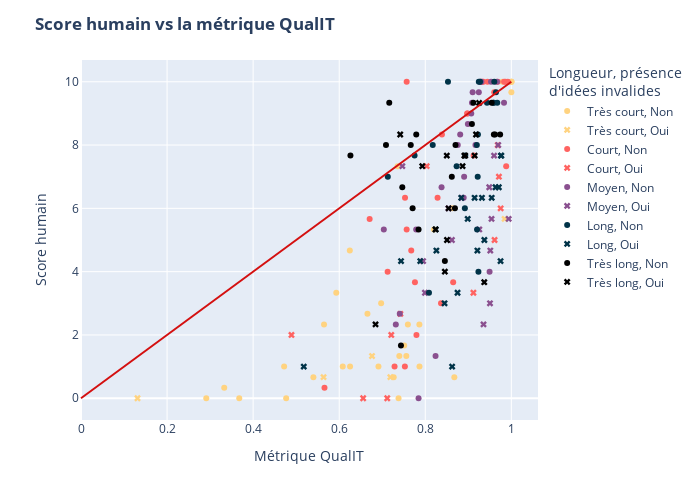
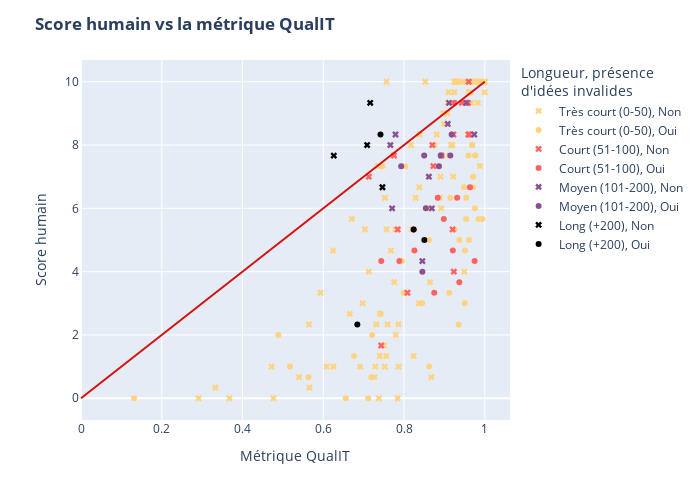

These figures' notebook cell, in order:
### Code cell
# Version avec les bins équilibrées
fig1 = px.scatter(
    df, x="C", y="score_humain", color="contrib_tokens_bins", 
    color_discrete_sequence=["#ffd380", "#ff6361", "#8a508f", "#003348", "#000000"],
    category_orders={
        "contrib_tokens_bins": ["Très court", "Court", "Moyen", "Long", "Très long"]
    }, 
    symbol="pres_idees_inv", symbol_map={"Oui":"x", "Non":"circle"},
)
fig1.add_shape(       # Ajout de la ligne x = y pour référence
    type="line", x0=0, x1=1, y0=0, y1=10, xref="x", yref="y",
    line=dict(color="#d41010")
)
fig1.update_layout(
    title={"text": "<b>Score humain vs la métrique QualIT</b>"},
    xaxis_title="Métrique QualIT", yaxis_title="Score humain", 
    legend_title="Longueur, présence <br>d'idées invalides",
    width=700, height=500
)
fig1.update_traces(
    hovertemplate =
        "Métrique QualIT = %{x}<br>" \
        "Score humain = %{y}<extra></extra>"
)
# Version avec les bins fixes
fig2 = px.scatter(
    df, x="C", y="score_humain", color="contrib_tokens_bins_fixe", 
    color_discrete_sequence=["#ffd380", "#ff6361", "#8a508f", "#000000"],
    category_orders={
        "contrib_tokens_bins_fixe": ["Très court (0-50)", "Court (51-100)", "Moyen (101-200)", "Long (+200)"]
    },
    symbol="pres_idees_inv", symbol_map={"Oui":"circle", "Non":"x"},
)
fig2.add_shape(       # Ajout de la ligne x = y pour référence
    type="line", x0=0, x1=1, y0=0, y1=10, xref="x", yref="y",
    line=dict(color="#d41010")
)
fig2.update_layout(
    title={"text": "<b>Score humain vs la métrique QualIT</b>"},
    xaxis_title="Métrique QualIT", yaxis_title="Score humain", 
    legend_title="Longueur, présence <br>d'idées invalides",
    width=700, height=500
)
fig2.update_traces(
    hovertemplate =
        "Métrique QualIT = %{x}<br>" \
        "Score humain = %{y}<extra></extra>"
)

# Affichage des figures
fig1.show()
fig2.show()

### Figure 1 — Plotly figure (JSON) as saved in the notebook; plotly's stock layout.template omitted (floating-point values rounded to 4 significant figures)
{"data": [{"hovertemplate": "Métrique QualIT = %{x}<br>Score humain = %{y}<extra></extra>", "legendgroup": "Très court, Non", "marker": {"color": "#ffd380", "symbol": "circle"}, "mode": "markers", "name": "Très court, Non", "orientation": "v", "showlegend": true, "type": "scatter", "x": [0.9794, 1.0, 1, 1, 0.7355, 1.0, 0.5647, 0.751, 0.472, 0.756, 0.6252, 0.7266, 0.3328, 0.6912, 0.2911, 0.7397, 0.82, 0.6974, 0.7865, 0.8626, 0.3677, 0.6082, 0.7379, 0.7595, 0.7863, 0.8675, 0.6656, 0.6246, 0.5932, 0.54, 0.4768], "xaxis": "x", "y": [10, 10, 10, 10, 7.333, 9.667, 2.333, 1.667, 1, 1.333, 1, 0.6667, 0.3333, 1, 0, 1.333, 5.333, 3, 1, 6, 0, 1, 0, 2.333, 2.333, 0.6667, 2.667, 4.667, 3.333, 0.6667, 0], "yaxis": "y"}, {"hovertemplate": "Métrique QualIT = %{x}<br>Score humain = %{y}<extra></extra>", "legendgroup": "Très court, Oui", "marker": {"color": "#ffd380", "symbol": "x"}, "mode": "markers", "name": "Très court, Oui", "orientation": "v", "showlegend": true, "type": "scatter", "x": [0.9844, 0.1313, 0.6763, 0.7189, 0.5636], "xaxis": "x", "y": [5.667, 0, 1.333, 0.6667, 0.6667], "yaxis": "y"}, {"hovertemplate": "Métrique QualIT = %{x}<br>Score humain = %{y}<extra></extra>", "legendgroup": "Court, Non", "marker": {"color": "#ff6361", "symbol": "circle"}, "mode": "markers", "name": "Court, Non", "orientation": "v", "showlegend": true, "type": "scatter", "x": [0.9862, 0.9445, 0.9602, 0.9323, 0.988, 0.8972, 0.8286, 0.7529, 0.8387, 0.983, 0.9918, 0.8982, 0.9684, 0.7567, 0.7567, 0.8648, 0.9124, 0.935, 0.5658, 0.6707, 0.8366, 0.7795, 0.7526, 0.7286, 0.7674, 0.7125, 0.776], "xaxis": "x", "y": [10, 10, 9.667, 10, 7.333, 9, 6.333, 6.333, 8.333, 10, 10, 9, 10, 10, 5.333, 3.667, 7.667, 10, 0.3333, 5.667, 3, 2, 1, 1, 4.667, 4, 3.667], "yaxis": "y"}, {"hovertemplate": "Métrique QualIT = %{x}<br>Score humain = %{y}<extra></extra>", "legendgroup": "Court, Oui", "marker": {"color": "#ff6361", "symbol": "x"}, "mode": "markers", "name": "Court, Oui", "orientation": "v", "showlegend": true, "type": "scatter", "x": [0.9684, 0.9711, 0.9752, 0.8033, 0.961, 0.9118, 0.4891, 0.7116, 0.721, 0.6556, 0.7421], "xaxis": "x", "y": [8, 7, 6, 7.333, 5, 3.333, 2, 0, 2, 0, 2.667], "yaxis": "y"}, {"hovertemplate": "Métrique QualIT = %{x}<br>Score humain = %{y}<extra></extra>", "legendgroup": "Moyen, Non", "marker": {"color": "#8a508f", "symbol": "circle"}, "mode": "markers", "name": "Moyen, Non", "orientation": "v", "showlegend": true, "type": "scatter", "x": [0.9494, 0.9666, 0.9528, 0.983, 0.9278, 0.8892, 0.899, 0.9166, 0.9085, 0.9069, 0.8755, 0.9303, 0.9101, 0.9244, 0.8811, 0.8378, 0.7316, 0.7789, 0.7037, 0.7844, 0.8239, 0.8903, 0.7408], "xaxis": "x", "y": [4, 10, 10, 9.333, 10, 6.333, 8.667, 8, 9.333, 9, 8, 10, 9.667, 9.667, 8.333, 6.667, 2.333, 5.333, 5.333, 0, 1.333, 7, 2.667], "yaxis": "y"}, {"hovertemplate": "Métrique QualIT = %{x}<br>Score humain = %{y}<extra></extra>", "legendgroup": "Moyen, Oui", "marker": {"color": "#8a508f", "symbol": "x"}, "mode": "markers", "name": "Moyen, Oui", "orientation": "v", "showlegend": true, "type": "scatter", "x": [0.7466, 0.9598, 0.9539, 0.854, 0.9255, 0.9511, 0.9504, 0.9695, 0.9938, 0.9487, 0.7993, 0.8618, 0.8847, 0.7949, 0.9353], "xaxis": "x", "y": [7.333, 7.667, 5.667, 6, 5.333, 4.667, 3, 8, 5.667, 6.667, 3.333, 5, 6.333, 4.333, 2.333], "yaxis": "y"}, {"hovertemplate": "Métrique QualIT = %{x}<br>Score humain = %{y}<extra></extra>", "legendgroup": "Long, Non", "marker": {"color": "#003348", "symbol": "circle"}, "mode": "markers", "name": "Long, Non", "orientation": "v", "showlegend": true, "type": "scatter", "x": [0.9203, 0.8929, 0.9244, 0.9223, 0.9198, 0.9584, 0.9643, 0.9604, 0.9434, 0.9218, 0.9273, 0.9589, 0.9235, 0.9673, 0.8527, 0.8173, 0.892, 0.8728, 0.7751, 0.8086, 0.7129], "xaxis": "x", "y": [5.333, 7.667, 10, 8.333, 8, 9.333, 9.667, 10, 9.333, 7, 10, 9.333, 4, 9.333, 10, 8, 6, 7.333, 7.667, 3.333, 7], "yaxis": "y"}, {"hovertemplate": "Métrique QualIT = %{x}<br>Score humain = %{y}<extra></extra>", "legendgroup": "Long, Oui", "marker": {"color": "#003348", "symbol": "x"}, "mode": "markers", "name": "Long, Oui", "orientation": "v", "showlegend": true, "type": "scatter", "x": [0.8624, 0.9211, 0.9633, 0.9759, 0.9766, 0.9373, 0.9749, 0.875, 0.8986, 0.8837, 0.9708, 0.9543, 0.7884, 0.9317, 0.8258, 0.7437, 0.5177, 0.8448, 0.8242, 0.9146], "xaxis": "x", "y": [1, 4.667, 6.667, 7.667, 7.667, 5, 4.333, 3.333, 5.667, 6.333, 6.667, 6.333, 4.333, 6.333, 4.667, 4.333, 1, 3, 5.333, 6.333], "yaxis": "y"}, {"hovertemplate": "Métrique QualIT = %{x}<br>Score humain = %{y}<extra></extra>", "legendgroup": "Très long, Non", "marker": {"color": "#000000", "symbol": "circle"}, "mode": "markers", "name": "Très long, Non", "orientation": "v", "showlegend": true, "type": "scatter", "x": [0.9542, 0.9084, 0.779, 0.7163, 0.8689, 0.9739, 0.7087, 0.8702, 0.9594, 0.8455, 0.9116, 0.9622, 0.6261, 0.7706, 0.7466, 0.7662, 0.8616, 0.7435, 0.7844], "xaxis": "x", "y": [9.333, 8.667, 8.333, 9.333, 6, 8.333, 8, 8, 8.333, 4.333, 9.333, 8.333, 7.667, 6, 6.667, 8, 7, 1.667, 5.333], "yaxis": "y"}, {"hovertemplate": "Métrique QualIT = %{x}<br>Score humain = %{y}<extra></extra>", "legendgroup": "Très long, Oui", "marker": {"color": "#000000", "symbol": "x"}, "mode": "markers", "name": "Très long, Oui", "orientation": "v", "showlegend": true, "type": "scatter", "x": [0.9251, 0.8908, 0.793, 0.8505, 0.8239, 0.937, 0.7418, 0.9147, 0.8928, 0.8542, 0.918, 0.8866, 0.8455, 0.85, 0.6844], "xaxis": "x", "y": [9.333, 7.667, 7.333, 5, 5.333, 3.667, 8.333, 7.667, 7.667, 6, 8.333, 7.333, 4, 7.667, 2.333], "yaxis": "y"}], "layout": {"height": 500, "legend": {"title": {"text": "Longueur, présence <br>d'idées invalides"}, "tracegroupgap": 0}, "margin": {"t": 60}, "shapes": [{"line": {"color": "#d41010"}, "type": "line", "x0": 0, "x1": 1, "xref": "x", "y0": 0, "y1": 10, "yref": "y"}], "title": {"text": "<b>Score humain vs la métrique QualIT</b>"}, "width": 700, "xaxis": {"anchor": "y", "domain": [0, 1], "title": {"text": "Métrique QualIT"}}, "yaxis": {"anchor": "x", "domain": [0, 1], "title": {"text": "Score humain"}}}}

### Figure 2 — Plotly figure (JSON) as saved in the notebook; plotly's stock layout.template omitted (floating-point values rounded to 4 significant figures)
{"data": [{"hovertemplate": "Métrique QualIT = %{x}<br>Score humain = %{y}<extra></extra>", "legendgroup": "Très court (0-50), Non", "marker": {"color": "#ffd380", "symbol": "x"}, "mode": "markers", "name": "Très court (0-50), Non", "orientation": "v", "showlegend": true, "type": "scatter", "x": [0.9862, 0.9794, 0.9445, 0.9244, 1.0, 0.9494, 0.9666, 0.9602, 0.9528, 0.9198, 0.9323, 0.983, 0.9278, 0.988, 0.9643, 0.8972, 0.8286, 0.7529, 0.8892, 0.899, 0.8387, 0.9166, 0.9085, 1, 0.983, 0.9918, 0.8982, 0.9069, 0.9218, 0.8755, 1, 0.9684, 0.9303, 0.9273, 0.7567, 0.7567, 0.7355, 0.8648, 1.0, 0.9589, 0.9124, 0.935, 0.9101, 0.9244, 0.8811, 0.9673, 0.8527, 0.5647, 0.751, 0.8378, 0.472, 0.756, 0.6252, 0.7266, 0.3328, 0.6912, 0.5658, 0.6707, 0.2911, 0.8366, 0.7316, 0.8173, 0.7397, 0.7795, 0.7789, 0.82, 0.6974, 0.892, 0.7865, 0.7526, 0.8626, 0.7037, 0.7286, 0.3677, 0.7844, 0.6082, 0.8239, 0.7379, 0.7674, 0.8903, 0.7595, 0.7863, 0.8675, 0.6656, 0.6246, 0.5932, 0.54, 0.7125, 0.4768, 0.7408, 0.776], "xaxis": "x", "y": [10, 10, 10, 10, 10, 4, 10, 9.667, 10, 8, 10, 9.333, 10, 7.333, 9.667, 9, 6.333, 6.333, 6.333, 8.667, 8.333, 8, 9.333, 10, 10, 10, 9, 9, 7, 8, 10, 10, 10, 10, 10, 5.333, 7.333, 3.667, 9.667, 9.333, 7.667, 10, 9.667, 9.667, 8.333, 9.333, 10, 2.333, 1.667, 6.667, 1, 1.333, 1, 0.6667, 0.3333, 1, 0.3333, 5.667, 0, 3, 2.333, 8, 1.333, 2, 5.333, 5.333, 3, 6, 1, 1, 6, 5.333, 1, 0, 0, 1, 1.333, 0, 4.667, 7, 2.333, 2.333, 0.6667, 2.667, 4.667, 3.333, 0.6667, 4, 0, 2.667, 3.667], "yaxis": "y"}, {"hovertemplate": "Métrique QualIT = %{x}<br>Score humain = %{y}<extra></extra>", "legendgroup": "Très court (0-50), Oui", "marker": {"color": "#ffd380", "symbol": "circle"}, "mode": "markers", "name": "Très court (0-50), Oui", "orientation": "v", "showlegend": true, "type": "scatter", "x": [0.9844, 0.8624, 0.7466, 0.9598, 0.9539, 0.9684, 0.854, 0.9255, 0.9711, 0.9511, 0.9504, 0.9752, 0.9759, 0.9766, 0.9373, 0.8033, 0.961, 0.9695, 0.9938, 0.9487, 0.7993, 0.8618, 0.8847, 0.9708, 0.9543, 0.9118, 0.7949, 0.4891, 0.9353, 0.1313, 0.6763, 0.7189, 0.5636, 0.5177, 0.7116, 0.721, 0.6556, 0.7421, 0.8448, 0.9146], "xaxis": "x", "y": [5.667, 1, 7.333, 7.667, 5.667, 8, 6, 5.333, 7, 4.667, 3, 6, 7.667, 7.667, 5, 7.333, 5, 8, 5.667, 6.667, 3.333, 5, 6.333, 6.667, 6.333, 3.333, 4.333, 2, 2.333, 0, 1.333, 0.6667, 0.6667, 1, 0, 2, 0, 2.667, 3, 6.333], "yaxis": "y"}, {"hovertemplate": "Métrique QualIT = %{x}<br>Score humain = %{y}<extra></extra>", "legendgroup": "Court (51-100), Non", "marker": {"color": "#ff6361", "symbol": "x"}, "mode": "markers", "name": "Court (51-100), Non", "orientation": "v", "showlegend": true, "type": "scatter", "x": [0.9203, 0.8929, 0.9223, 0.9584, 0.9604, 0.9434, 0.8702, 0.9594, 0.9622, 0.9235, 0.8728, 0.7435, 0.7844, 0.7751, 0.8086, 0.7129], "xaxis": "x", "y": [5.333, 7.667, 8.333, 9.333, 10, 9.333, 8, 8.333, 8.333, 4, 7.333, 1.667, 5.333, 7.667, 3.333, 7], "yaxis": "y"}, {"hovertemplate": "Métrique QualIT = %{x}<br>Score humain = %{y}<extra></extra>", "legendgroup": "Court (51-100), Oui", "marker": {"color": "#ff6361", "symbol": "circle"}, "mode": "markers", "name": "Court (51-100), Oui", "orientation": "v", "showlegend": true, "type": "scatter", "x": [0.9251, 0.9211, 0.9633, 0.937, 0.9749, 0.8928, 0.875, 0.8986, 0.8837, 0.7884, 0.9317, 0.8258, 0.7437, 0.8242], "xaxis": "x", "y": [9.333, 4.667, 6.667, 3.667, 4.333, 7.667, 3.333, 5.667, 6.333, 4.333, 6.333, 4.667, 4.333, 5.333], "yaxis": "y"}, {"hovertemplate": "Métrique QualIT = %{x}<br>Score humain = %{y}<extra></extra>", "legendgroup": "Moyen (101-200), Non", "marker": {"color": "#8a508f", "symbol": "x"}, "mode": "markers", "name": "Moyen (101-200), Non", "orientation": "v", "showlegend": true, "type": "scatter", "x": [0.9542, 0.9084, 0.779, 0.8689, 0.9739, 0.8455, 0.9116, 0.7706, 0.7662, 0.8616], "xaxis": "x", "y": [9.333, 8.667, 8.333, 6, 8.333, 4.333, 9.333, 6, 8, 7], "yaxis": "y"}, {"hovertemplate": "Métrique QualIT = %{x}<br>Score humain = %{y}<extra></extra>", "legendgroup": "Moyen (101-200), Oui", "marker": {"color": "#8a508f", "symbol": "circle"}, "mode": "markers", "name": "Moyen (101-200), Oui", "orientation": "v", "showlegend": true, "type": "scatter", "x": [0.8908, 0.793, 0.9147, 0.8542, 0.918, 0.8866, 0.8455, 0.85], "xaxis": "x", "y": [7.667, 7.333, 7.667, 6, 8.333, 7.333, 4, 7.667], "yaxis": "y"}, {"hovertemplate": "Métrique QualIT = %{x}<br>Score humain = %{y}<extra></extra>", "legendgroup": "Long (+200), Non", "marker": {"color": "#000000", "symbol": "x"}, "mode": "markers", "name": "Long (+200), Non", "orientation": "v", "showlegend": true, "type": "scatter", "x": [0.7163, 0.7087, 0.6261, 0.7466], "xaxis": "x", "y": [9.333, 8, 7.667, 6.667], "yaxis": "y"}, {"hovertemplate": "Métrique QualIT = %{x}<br>Score humain = %{y}<extra></extra>", "legendgroup": "Long (+200), Oui", "marker": {"color": "#000000", "symbol": "circle"}, "mode": "markers", "name": "Long (+200), Oui", "orientation": "v", "showlegend": true, "type": "scatter", "x": [0.8505, 0.8239, 0.7418, 0.6844], "xaxis": "x", "y": [5, 5.333, 8.333, 2.333], "yaxis": "y"}], "layout": {"height": 500, "legend": {"title": {"text": "Longueur, présence <br>d'idées invalides"}, "tracegroupgap": 0}, "margin": {"t": 60}, "shapes": [{"line": {"color": "#d41010"}, "type": "line", "x0": 0, "x1": 1, "xref": "x", "y0": 0, "y1": 10, "yref": "y"}], "title": {"text": "<b>Score humain vs la métrique QualIT</b>"}, "width": 700, "xaxis": {"anchor": "y", "domain": [0, 1], "title": {"text": "Métrique QualIT"}}, "yaxis": {"anchor": "x", "domain": [0, 1], "title": {"text": "Score humain"}}}}
